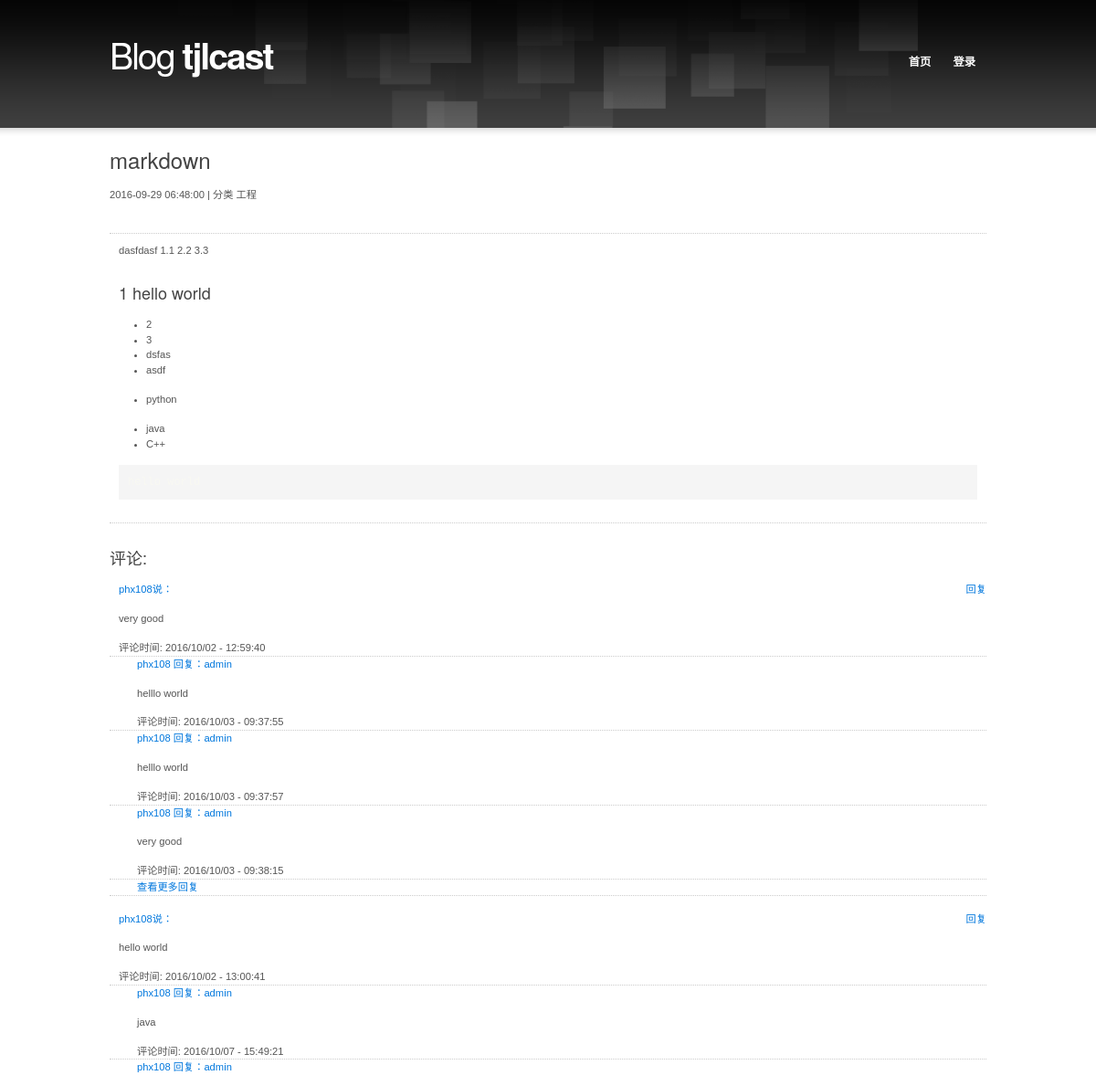
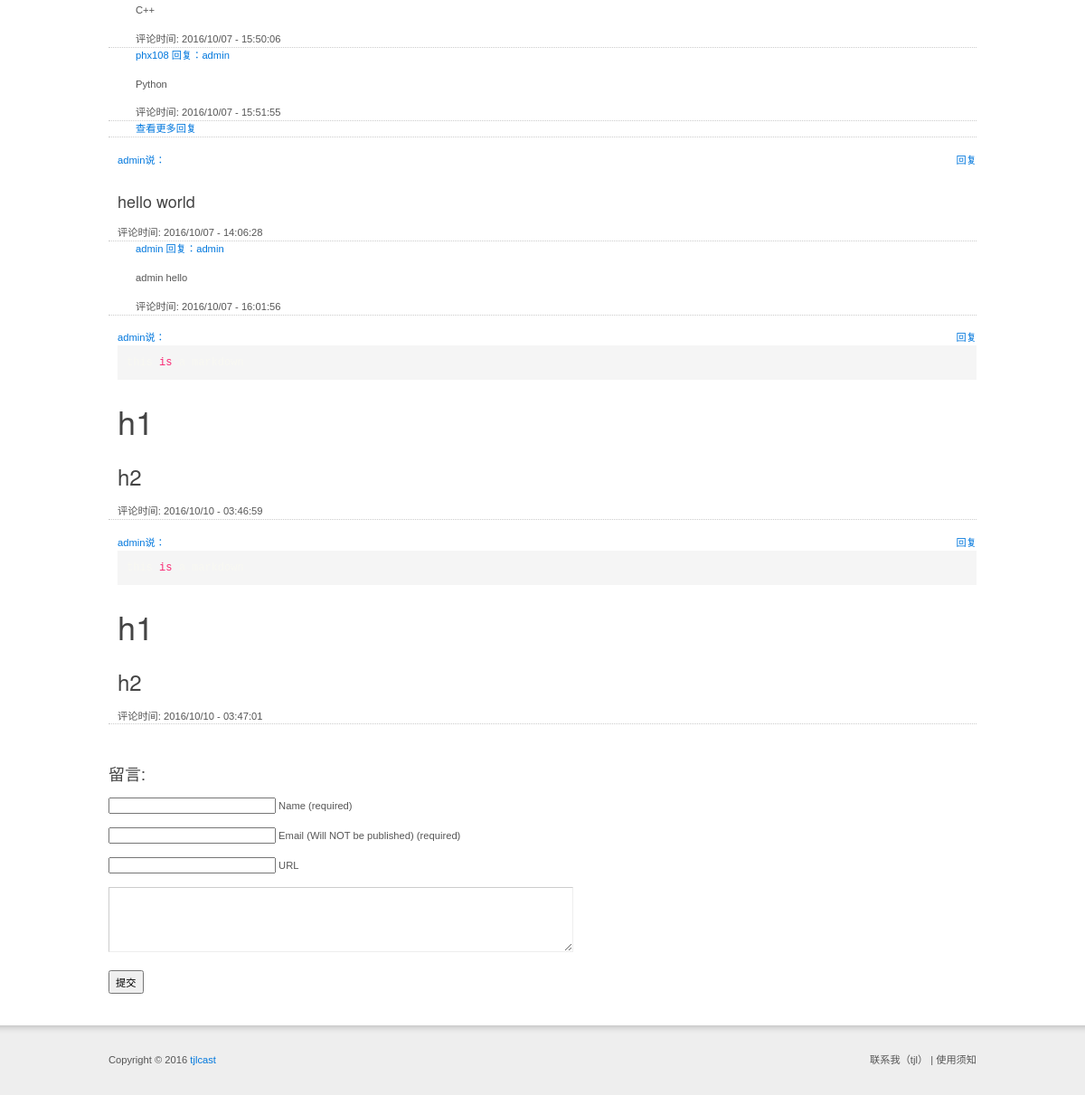
The app's page /article/?id=8 with its own data (2 pictures, top to bottom).
### blog_old_project/models.py (models this page shows, shortened)
class Article(models.Model):
    title = models.CharField(max_length=50, verbose_name='文章标题')
    desc = models.CharField(max_length=50, verbose_name='文章描述')
    content = models.TextField(verbose_name='文章内容')
    click_count = models.IntegerField(default=0, verbose_name='点击次数')
    is_recommend = models.BooleanField(default=False, verbose_name='是否推荐')
    date_publish = models.DateTimeField(auto_now_add=True, verbose_name='发布时间')
    user = models.ForeignKey(User, verbose_name='用户')
    category = models.ForeignKey(Category, blank=True, null=True, verbose_name='分类')
    tag = models.ManyToManyField(Tag, verbose_name='标签')
    objects = ArticleManager()
    class Meta:
        verbose_name = '文章'
        verbose_name_plural = verbose_name
        ordering = ['-date_publish']

class Category(models.Model):
    name = models.CharField(max_length=30, verbose_name='分类名称')
    index = models.IntegerField(default=999,verbose_name='分类的排序')
    class Meta:
        verbose_name = '分类'
        verbose_name_plural = verbose_name
        ordering = ['index', 'id']

class Comment(models.Model):
    content = models.TextField(verbose_name='评论内容')
    username = models.CharField(max_length=30, blank=True, null=True, verbose_name='用户名')
    email = models.EmailField(max_length=50, blank=True, null=True, verbose_name='邮箱地址')
    url = models.URLField(max_length=100, blank=True, null=True, verbose_name='个人网页地址')
    date_publish = models.DateTimeField(auto_now_add=True, verbose_name='发布时间')
    user = models.ForeignKey(User, blank=True, null=True, verbose_name='用户')
    article = models.ForeignKey(Article, blank=True, null=True, verbose_name='文章')
    pid = models.ForeignKey('self', blank=True, null=True, verbose_name='父级评论')
    class Meta:
        verbose_name = '评论'
        verbose_name_plural = verbose_name

class User(AbstractUser):
    avatar = models.ImageField(upload_to='avatar/%Y/%m', max_length=200, blank=True,
                               null=True, verbose_name='用户头像')
    qq = models.CharField(max_length=20, blank=True, null=True, verbose_name='QQ号码')
    mobile = models.CharField(max_length=11, blank=True, null=True, unique=True, verbose_name='手机号码')
    url = models.URLField(max_length=100, blank=True, null=True, verbose_name='个人网页地址')
    class Meta:
        verbose_name = '用户'
        verbose_name_plural = verbose_name
        ordering = ['-id']

### blog_old_project/views.py (the view)
# urls.py: url(r'^article/$', article, name='article'),
def article(request):
    try:
        try:
            id = request.GET.get('id', None)
            article = Article.objects.get(pk=id)
        except Exception as e:
            return render(request, 'faliure.html', {'msg' : '获取文章失败'})
        comment_form = CommentForm({'author': request.user.username,
                                    'email': request.user.email,
                                    'url': request.user.url,
                                    'article': id} if request.user.is_authenticated() else{'article': id})
        try:
            comments = Comment.objects.filter(article=article).order_by('id')
            comment_list = []
            for comment in comments:
                for item in comment_list:
                    if not hasattr(item, 'children_comment'):
                        setattr(item, 'children_comment', [])
                    if comment.pid == item:
                        item.children_comment.append(comment)
                        break
                if comment.pid is None:
                    comment_list.append(comment)
            for comment in comment_list:
                has_more_comment = False
                if len(comment.children_comment) > 3:
                    has_more_comment = True
                    comment.children_comment = comment.children_comment[:3]
                setattr(comment, 'has_more_comment', has_more_comment)
        except Exception as e:
            return render(request, 'faliure.html', {'msg', '获取'+str(id)+'文章的评论失败'})
    except Exception as e:
        pass
    return render(request, 'info.html', locals())

### blog_old_project/templatetags/myfilter.py (called while the page is built)
def custom_markdown(value):
    return mark_safe(markdown.markdown(value,
                                       extensions=['markdown.extensions.fenced_code', 'markdown.extensions.codehilite'],
                                       safe_mode=True,
                                       enable_attributes=False))

### blog_old_project/views.py (called while the page is built)
def global_settings(request):
    SITE_NAME = settings.SITE_NAME
    SITE_DESC = settings.SITE_DESC
    return locals()

### templates/info.html (shortened to what this page needs)
{% extends '__base__.html' %}
{% load myfilter %}
{% block beforehead %}
    <link rel="stylesheet" href="/static/uikit/css/uikit.min.css"/>
    <link rel="stylesheet" href="/static/codemirror/lib/codemirror.css">
    <link rel="stylesheet" href="/static/uikit/css/components/htmleditor.css">
{% endblock %}
{% block content %}
<div id="section" class="box">
    <h2>{{ article.title | safe }}</h2>
    <div>
        <p class="f-left">{{ article.date_publish | date:"Y-m-d H:i:s" }} | 分类 {{ article.category.name }} </p>
    </div>
    <div style="border-bottom: 1px dotted #CCC; height:50px;"></div>
    <div style="padding:10px">
        {{ article.content | custom_markdown | safe}}
    </div>
    <div style="border-bottom: 1px dotted #CCC;"></div>
    <h3>评论:</h3>
    {% for comment in comment_list %}
        <div style="border-bottom: 1px dotted #CCC;">
        <div style="padding:0 0 0 10px">
            <div>
                <a href="{% url 'reply_comment' %}?comment_id={{ comment.id }}&article_id={{ comment.article.id }}" style="float: right"> 回复 </a>
                <a href="#">{{ comment.user.username }}说：</a>
            </div>
            {{ comment.content | custom_markdown| safe }}
            评论时间: {{ comment.date_publish | date:'Y/m/d - H:i:s' }}
            <br />
        </div>
        </div>
        {% for childc in comment.children_comment %}
            <div style="border-bottom: 1px dotted #CCC;">
            <div style="padding-left: 30px;">
            <div>
                <a href="#">{{ comment.username }} 回复：{{ childc.username }}</a>
            </div>
            {{ childc.content | custom_markdown | safe }}
            评论时间: {{ childc.date_publish | date:'Y/m/d - H:i:s' }}
            <br />
            </div>
            </div>
        {% endfor %}
        {% if comment.has_more_comment %}
            <div style="border-bottom: 1px dotted #CCC;">
            <div style="padding-left: 30px;">
            <a href="{% url 'reply_comment' %}?comment_id={{ comment.id }}&article_id={{ comment.article.id }}" >查看更多回复</a>
            </div>
            </div>
        {% endif %}
        <br/>
    {% endfor %}
    <h3>留言:</h3>
    <form action="{% url 'comment_post' %}" method="post">
        <p>{{ comment_form.author }}
            <label for="author">Name (required)</label></p>
        <p>{{ comment_form.email }}
            <label for="email">Email (Will NOT be published) (required)</label></p>
        <p>{{ comment_form.url }}
            <label for="url">URL</label></p>
        <p>{{ comment_form.comment }}</p>
        <p>
            <input type="submit" value=" 提交 " class="input-submit">
        </p>
    </form>
</div>
</div>
{% endblock %}

### static/css/main.css (style rules this page uses)
blockquote, body, button, code, dd, div, dl, dt, fieldset, form, h1, h2, h3, h4, h5, h6, img, legend, li, ol, p, pre, td, th, ul { margin:0; padding:0; border:0; vertical-align:baseline; }
address, blockquote, dl, fieldset, form, h1, h2, h3, h4, h5, h6, ol, p, table, ul { margin:15px 0; }
body { background:url("../design/bg.png") 0 0 repeat-x; font:0.8em/1.5 "arial", sans-serif; }
h1 { font-size:300%; font-weight:normal; }
h2 { font-size:220%; font-weight:bold; }
h3 { font-size:160%; font-weight:normal; }
input, select, textarea { font-size:100%; font-family:"arial",sans-serif; }
#section { overflow:hidden; padding:20px 0; }
.box { min-height:1px; _height:1%; }
.box:after { display:block; visibility:hidden; clear:both; line-height:0; font-size:0; content:"."; }
.f-left { float:left !important; }
.input-text { padding:5px; }
.input-submit { padding:3px; }

### static/css/skin.css (style rules this page uses)
body { background-color:#FFF; color:#555; }
a { color:#222; }
h1 { color:#222; }
h2 { color:#222; }
.input-text { border:1px solid #CCC; border-right:1px solid #EEE; border-bottom:1px solid #EEE; color:#888; }

### static/css/monokai.css (style rules this page uses)
.codehilite .n { color: #f8f8f2 }
.codehilite .ow { color: #f92672 }

### records on screen
Article: title "markdown", date_publish "2016-09-29 06:48:00", category.name "工程", content|custom_markdown "dasfdasf 1.1 2.2 3.3 1 hello world 2 3 dsfas asdf python java C++"
Comment: user.username "phx108", content|custom_markdown "very good", date_publish "2016/10/02 - 12:59:40", username "phx108"
Comment: username "admin", content|custom_markdown "helllo world", date_publish "2016/10/03 - 09:37:55"
Comment: username "admin", content|custom_markdown "helllo world", date_publish "2016/10/03 - 09:37:57"
Comment: username "admin", content|custom_markdown "very good", date_publish "2016/10/03 - 09:38:15"
Comment: user.username "phx108", content|custom_markdown "hello world", date_publish "2016/10/02 - 13:00:41", username "phx108"
Comment: username "admin", content|custom_markdown "java", date_publish "2016/10/07 - 15:49:21"
Comment: username "admin", content|custom_markdown "C++", date_publish "2016/10/07 - 15:50:06"
Comment: username "admin", content|custom_markdown "Python", date_publish "2016/10/07 - 15:51:55"
Comment: user.username "admin", content|custom_markdown "hello world", date_publish "2016/10/07 - 14:06:28", username "admin"
Comment: username "admin", content|custom_markdown "admin hello", date_publish "2016/10/07 - 16:01:56"
Comment: user.username "admin", content|custom_markdown "is h1 h2", date_publish "2016/10/10 - 03:46:59"
Comment: user.username "admin", content|custom_markdown "is h1 h2", date_publish "2016/10/10 - 03:47:01"

### other values on screen
{{ SITE_NAME }} "tjlcast"
